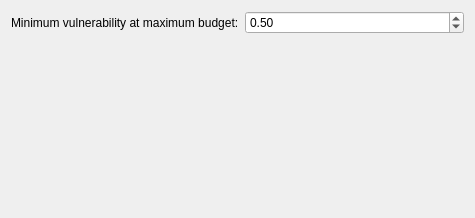
<?xml version="1.0" encoding="UTF-8"?>
<ui version="4.0">
 <class>MBRAPreferencesGeneralForm</class>
 <widget class="QWidget" name="MBRAPreferencesGeneralForm">
  <property name="geometry">
   <rect>
    <x>0</x>
    <y>0</y>
    <width>475</width>
    <height>218</height>
   </rect>
  </property>
  <property name="windowTitle">
   <string>Form</string>
  </property>
  <layout class="QFormLayout" name="formLayout">
   <item row="0" column="0">
    <widget class="QLabel" name="label">
     <property name="text">
      <string>Minimum vulnerability at maximum budget:</string>
     </property>
    </widget>
   </item>
   <item row="0" column="1">
    <widget class="QDoubleSpinBox" name="vInfiniteSpinBox">
     <property name="sizePolicy">
      <sizepolicy hsizetype="Minimum" vsizetype="Fixed">
       <horstretch>0</horstretch>
       <verstretch>0</verstretch>
      </sizepolicy>
     </property>
     <property name="maximum">
      <double>1.000000000000000</double>
     </property>
     <property name="singleStep">
      <double>0.100000000000000</double>
     </property>
     <property name="value">
      <double>0.500000000000000</double>
     </property>
    </widget>
   </item>
  </layout>
 </widget>
 <resources/>
 <connections/>
</ui>
